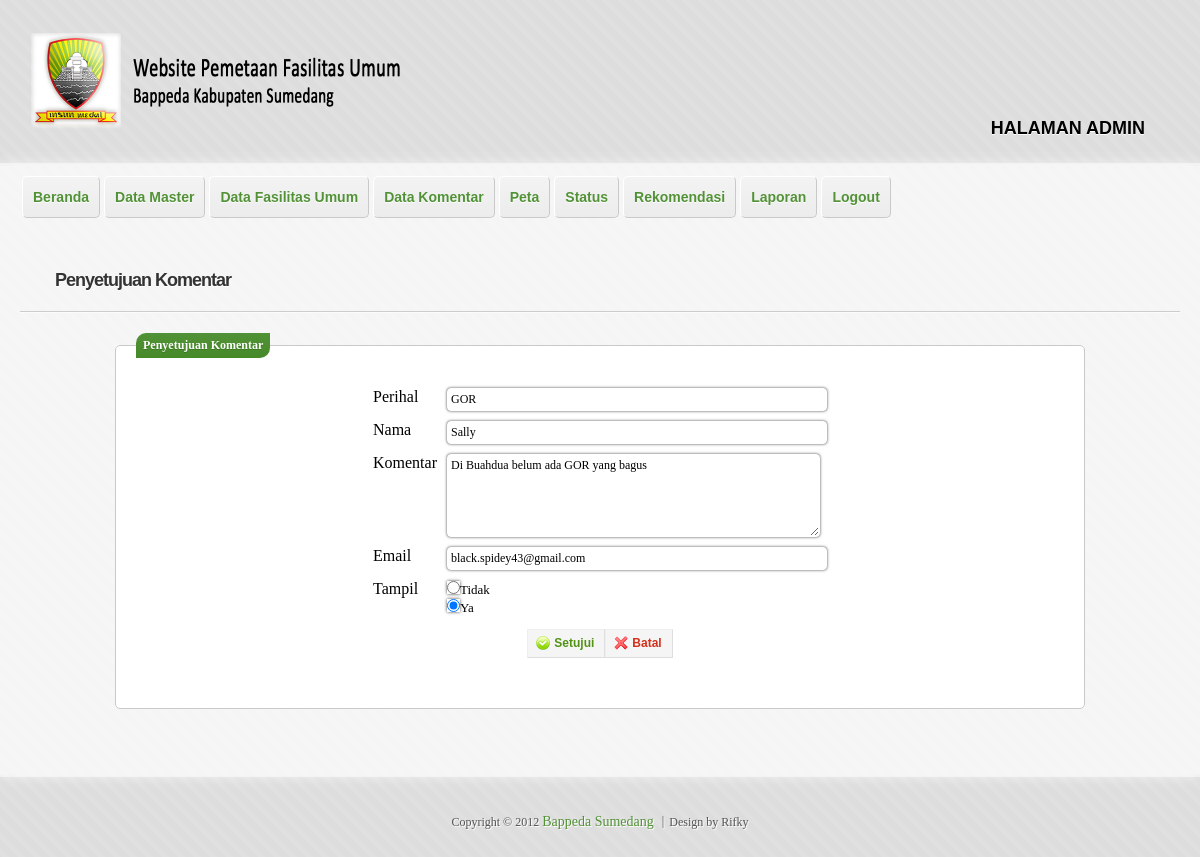
/admin/komentar_setujui.php?id_komentar=1 (signed in), run on the app's committed database.
### tables this page shows
CREATE TABLE IF NOT EXISTS `komentar` (
  `id_komentar` int(5) NOT NULL AUTO_INCREMENT,
  `perihal` varchar(50) NOT NULL,
  `waktu` datetime NOT NULL,
  `nama` varchar(50) NOT NULL,
  `komentar` longtext NOT NULL,
  `email` varchar(50) NOT NULL,
  `tampil` char(1) NOT NULL DEFAULT 'T',
  `username` varchar(30) DEFAULT NULL,
  PRIMARY KEY (`id_komentar`),
  KEY `username` (`username`)
);

### admin/komentar_setujui.php (the view, shortened to what this page needs)
<?php
	if(isset($_SESSION['sudahlogin']))
	{
?>
<!doctype html>
<html lang="id">
<head>
	<?php
	include("lib_func.php");
	?>
    <link href="style.css" rel="stylesheet" />
</head>
<body>
<div id="wrapper">
    <header id="header" class="clearfix" role="banner">
    </header>
<div id="main" class="clearfix">
    <nav id="menu" class="clearfix" role="navigation">
    </nav>
    <div id="content" role="main">
        <article class="post">
            <h2 class="entry-title"><a href="#">Penyetujuan Komentar</a></h2>       <hr />
            <div class="entry-content">
                <?php
	$id_komentar=$_REQUEST['id_komentar'];
	$sql="select * from komentar where id_komentar='$id_komentar'";
	$res=mysql_query($sql);
	if(mysql_num_rows($res)==1){
		$data=mysql_fetch_array($res);
	?>
    <div align="center">
	<form method=post action="komentar_proses_setujui.php">
		<fieldset>
        <legend>Penyetujuan Komentar</legend>
        <table align="center" cellspacing="10px">
        <tr><td>Perihal</td><td>
        <input type=text name="perihal" value="<?php echo $data['perihal'];?>" size=51 maxlength=50 readonly></td></tr>
        <tr><td>Nama</td><td>
        <input type=text name="nama" value="<?php echo $data['nama'];?>" size=51 maxlength=50 readonly></td></tr>
        <tr><td>Komentar</td><td>
        <textarea name="komentar" cols="50" rows="5" readonly><?php echo $data['komentar'];?></textarea></td></tr>
        <tr><td>Email</td><td>
        <input type=text name="email" value="<?php echo $data['email'];?>" size=51 maxlength=50 readonly></td></tr>
        <tr><td>Tampil</td><td>
        <input type=radio name="tampil" value="T" <?php if($data['tampil']=="T") echo "checked";?>><font size="2">Tidak<br>
<input type=radio name="tampil" value="Y" <?php if($data['tampil']=="Y") echo "checked";?>>Ya</font></td></tr>
        <tr><td colspan="2"><div class="buttons" align="center"><button type="submit" value="Simpan" class="positive">
     <img src="../images/ya.png">Setujui</button><button type="reset" value="Batal" class="negative" onClick="javascript:history.back()">
     <img src="../images/tidak.png">Batal</button></div></td></tr></table>
     </fieldset>
	</form>
    </div>
	<?php
	}
	else {
	?><div class="error">Data tidak ditemukan!</div>
	<a href="komentar_lihat.php"><center>Kembali ke pengolahan data.</center></a>
	<?php
	}
	?>
            </div>
        </article>
    </div>
</div>
    <footer id="footer" align="center">
    </footer>
</div>
</body>
</html>
<?php
	}
	else
		header("Location: haruslogin.php");
?>

### data on the page
komentar: perihal "GOR", nama "Sally", komentar "Di Buahdua belum ada GOR yang bagus", email "black.spidey43@gmail.com", tampil "☑"
